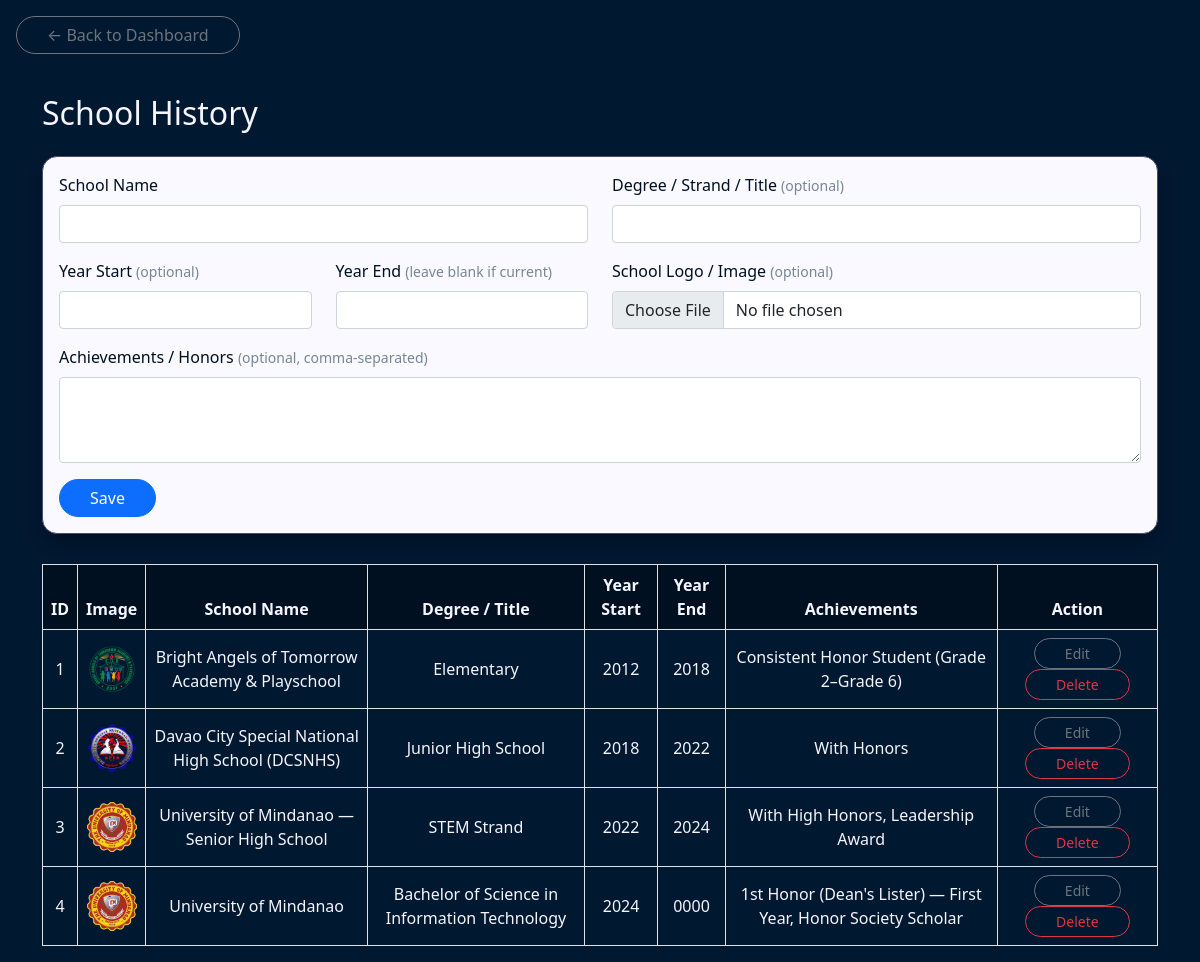
Screenshot of /school_history.php (signed in) with the database file from the repository.
### tables this page shows
CREATE TABLE `school_history` (
  `id` int(11) NOT NULL,
  `school_name` varchar(200) NOT NULL,
  `title` varchar(150) DEFAULT NULL,
  `year_start` year(4) DEFAULT NULL,
  `year_end` year(4) DEFAULT NULL,
  `achievements` text DEFAULT NULL,
  `image` varchar(255) DEFAULT NULL
);

### school_history.php (the view, shortened to what this page needs)
<?php
$servername = "localhost";
$username   = "root";
$password   = "";
$dbname     = "portfolio_db";
$conn = new mysqli($servername, $username, $password);
$conn->query("CREATE DATABASE IF NOT EXISTS $dbname");
$conn->select_db($dbname);
$conn->query("CREATE TABLE IF NOT EXISTS school_history (
    id          INT AUTO_INCREMENT PRIMARY KEY,
    school_name VARCHAR(200) NOT NULL,
    title       VARCHAR(150),
    year_start  YEAR,
    year_end    YEAR,
    achievements TEXT,
    image       VARCHAR(255)
)");
$edit_id           = "";
$edit_school_name  = "";
$edit_title        = "";
$edit_year_start   = "";
$edit_year_end     = "";
$edit_achievements = "";
?>
<!DOCTYPE html>
<html lang="en">
<head>
    <link href="https://cdn.jsdelivr.net/npm/bootstrap@5.0.2/dist/css/bootstrap.min.css" rel="stylesheet">
    <link rel="stylesheet" href="styles/style.css">
</head>
<body>
    <a href="dashboard.php" class="btn btn-outline-secondary m-3">← Back to Dashboard</a>
    <div class="container mt-4">
        <h2 class="mb-4">School History</h2>
        <div class="card p-3">
            <form method="POST" action="" enctype="multipart/form-data">
                <div class="row">
                    <div class="col-md-6">
                        <label class="form-label">School Name</label>
                        <input type="text" class="form-control mb-3" name="school_name" value="<?php echo htmlspecialchars($edit_school_name); ?>" required>
                    </div>
                    <div class="col-md-6">
                        <label class="form-label">Degree / Strand / Title <small class="text-muted">(optional)</small></label>
                        <input type="text" class="form-control mb-3" name="title" value="<?php echo htmlspecialchars($edit_title); ?>">
                    </div>
                </div>
                <div class="row">
                    <div class="col-md-3">
                        <label class="form-label">Year Start <small class="text-muted">(optional)</small></label>
                        <input type="number" class="form-control mb-3" name="year_start" value="<?php echo $edit_year_start; ?>" min="1990" max="2099">
                    </div>
                    <div class="col-md-3">
                        <label class="form-label">Year End <small class="text-muted">(leave blank if current)</small></label>
                        <input type="number" class="form-control mb-3" name="year_end" value="<?php echo $edit_year_end; ?>" min="1990" max="2099">
                    </div>
                    <div class="col-md-6">
                        <label class="form-label">School Logo / Image <small class="text-muted">(optional)</small></label>
                        <input type="file" class="form-control mb-3" name="image" accept="image/*">
                    </div>
                </div>
                <div class="mb-3">
                    <label class="form-label">Achievements / Honors <small class="text-muted">(optional, comma-separated)</small></label>
                    <textarea class="form-control" name="achievements" rows="3"><?php echo htmlspecialchars($edit_achievements); ?></textarea>
                </div>
                <button type="submit" name="<?php echo $edit_id ? 'submit' : 'save'; ?>" class="btn btn-primary">
                    <?php echo $edit_id ? 'Update' : 'Save'; ?>
                </button>
            </form>
        </div>
        <div class="mt-4">
            <table class="table table-bordered mt-2 text-center align-middle">
                <thead>
                    <tr>
                        <th>ID</th>
                        <th>Image</th>
                        <th>School Name</th>
                        <th>Degree / Title</th>
                        <th>Year Start</th>
                        <th>Year End</th>
                        <th>Achievements</th>
                        <th>Action</th>
                    </tr>
                </thead>
                <tbody>
                    <?php
                    $result = $conn->query("SELECT * FROM school_history");
                    while ($row = $result->fetch_assoc()) {
                        echo "<tr>";
                        echo "<td>" . $row['id'] . "</td>";
                        echo "<td>";
                        if (!empty($row['image']) && $row['image'] !== 'NULL') {
                            echo "<img src='school_img/" . htmlspecialchars($row['image']) . "' width='50' height='50' style='object-fit:cover;'>";
                        } else {
                            echo "<img src='default_img.png' width='50' height='50'>";
                        }
                        echo "</td>";
                        echo "<td>" . htmlspecialchars($row['school_name']) . "</td>";
                        echo "<td>" . htmlspecialchars($row['title']) . "</td>";
                        echo "<td>" . ($row['year_start'] ?? '—') . "</td>";
                        echo "<td>" . ($row['year_end']   ?? 'Present') . "</td>";
                        echo "<td>" . htmlspecialchars($row['achievements']) . "</td>";
                        echo "<td>
                            <form method='POST' style='display:inline;'>
                                <input type='hidden' name='edit_id' value='" . $row['id'] . "'>
                                <button type='submit' class='btn btn-sm btn-outline-secondary'>Edit</button>
                            </form>
                            <form method='POST' style='display:inline;'>
                                <input type='hidden' name='delete_id' value='" . $row['id'] . "'>
                                <button type='submit' class='btn btn-sm btn-outline-danger'>Delete</button>
                            </form>
                        </td>";
                        echo "</tr>";
                    }
                    ?>
                </tbody>
            </table>
        </div>
    </div>
</body>
</html>

### styles/style.css (style rules this page uses)
body { background-color: #001830; color: #f5f5ff; }
h2 { color: #f5f5ff; }
.table { color: #f5f5ff; }
.table thead { background-color: #001021; color: #f5f5ff; }
.form-label { color: #001021; }
.text-muted { color: #788694 !important; }
.card { background-color: #f9f9ff; border-radius: 15px; border: #4b4b70 1px solid; box-shadow: #000b16 0px 10px 20px -10px; margin-bottom: 30px; }
.btn { border-radius: 20px; padding-left: 30px; padding-right: 30px; }

### rows the page displays
school_history: id "1", image (picture), school_name "Bright Angels of Tomorrow Academy & Playschool", title "Elementary", year_start "2012", year_end "2018", achievements "Consistent Honor Student (Grade 2–Grade 6)"
school_history: id "2", image (picture), school_name "Davao City Special National High School (DCSNHS)", title "Junior High School", year_start "2018", year_end "2022", achievements "With Honors"
school_history: id "3", image (picture), school_name "University of Mindanao — Senior High School", title "STEM Strand", year_start "2022", year_end "2024", achievements "With High Honors, Leadership Award"
school_history: id "4", image (picture), school_name "University of Mindanao", title "Bachelor of Science in Information Technology", year_start "2024", year_end "0000", achievements "1st Honor (Dean's Lister) — First Year, Honor Society Scholar"
